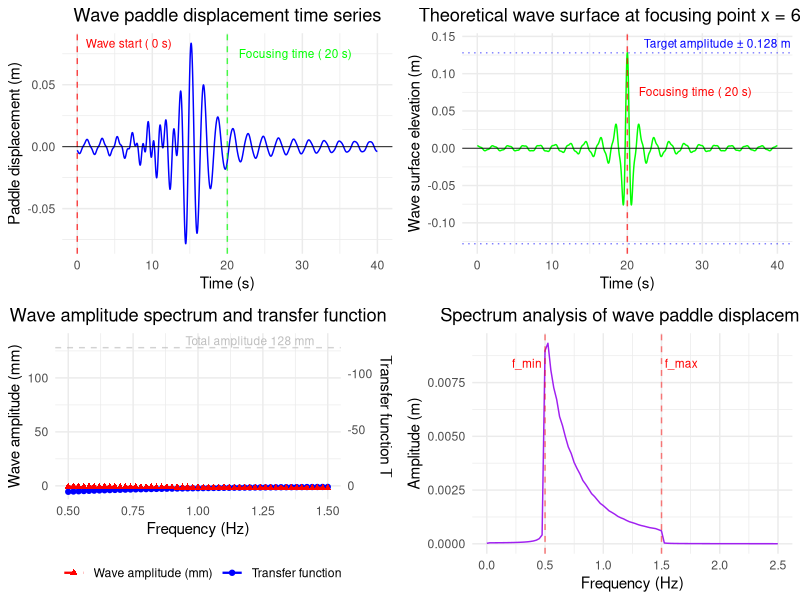

Generate this figure with R:
#Due to the limitations in DualSPHysics case files where focused waves cannot provide focusing time and only JONSWAP and P-M spectra are available. 
#The DualSPHyiscs team have provided an external .dat file for reading wave piston displacements. 
#This code is generated using R and runs in RStudio. 
#The wave generation principle applicable to this code is derived from Chen et al.(2024)https://doi.org/10.1016/j.oceaneng.2024.118516
#The size of wave tank was from DUT by Chen et al.(2024)
# ==================== Load necessary packages ====================
library(ggplot2)
library(gridExtra)
library(dplyr)
# ==================== Parameter settings ====================
d <- 0.4                # water depth (m)
A <- 0.128              # target wave amplitude (m)
x_b <- 6.3              # focusing position (m)
t_b <- 20               # focusing time (s)
f_min <- 0.5            # minimum frequency (Hz)
f_max <- 1.5            # maximum frequency (Hz)
df <- 0.02              # frequency interval (Hz)
g <- 9.81               # gravitational acceleration (m/s^2)

# Frequency sequence
f <- seq(f_min, f_max, by = df)
N <- length(f)          # 51 components
omega <- 2 * pi * f

# ==================== Solve for wave number k (dispersion relation) ====================
k <- numeric(N)
for (i in 1:N) {
  disp_rel <- function(k) omega[i]^2 - g * k * tanh(k * d)
  k[i] <- uniroot(disp_rel, interval = c(0.1, 20), tol = 1e-8)$root
}

# ==================== Component amplitudes a_i (Equation 2) ====================
sum_invk <- sum(1 / k)
a_i <- -A / (k * sum_invk)          # unit: m

# ==================== Transfer function T(f_i) (Equation 4) ====================
T_i <- 4 * (sinh(k * d))^2 / (2 * k * d + sinh(2 * k * d))

# ==================== Amplitude coefficients for each wave paddle component ====================
C_i <- a_i / T_i

# ==================== Time series (0 ~ 20 s, step 0.02 s) ====================
t_start <- 0
t_end <- 40
dt <- 0.02
t <- seq(t_start, t_end, by = dt)
n_steps <- length(t)

# ==================== Calculate wave paddle displacement S(t) (Equation 3, x=0) ====================
S <- numeric(n_steps)
for (i in 1:N) {
  S <- S + C_i[i] * sin(-k[i] * x_b - omega[i] * (t - t_b))
}

# ==================== Calculate theoretical wave surface at focusing point η(x_b, t) (Equation 1) ====================
eta_focus <- numeric(n_steps)
for (i in 1:N) {
  eta_focus <- eta_focus + a_i[i] * cos(-omega[i] * (t - t_b))
}

# ==================== Construct data frames ====================
df <- data.frame(
  time = t,
  displacement = S,
  eta_focus = eta_focus
)

# Spectral data (for Figure 3)
spectrum_df <- data.frame(
  frequency = f,
  amplitude_mm = a_i * 1000,        # convert to mm
  transfer = T_i
)

# ==================== Output DAT file (two columns, three spaces separated, no column names) ====================
# Format time and displacement as strings with 4 decimal places
time_str <- sprintf("%.4f", t)
disp_str <- sprintf("%.4f", S)
# Join the two columns with three spaces and write to file
writeLines(paste(time_str, disp_str, sep = "   "), "paddle_displacement.dat")
cat("\nWave paddle displacement data saved to: paddle_displacement.dat\n")

# ==================== Plotting ====================
# Figure 1: Wave paddle displacement
p1 <- ggplot(df, aes(x = time, y = displacement)) +
  geom_line(color = "blue", size = 0.5) +
  geom_vline(xintercept = t_start, linetype = "dashed", color = "red", alpha = 0.7) +
  geom_vline(xintercept = t_b, linetype = "dashed", color = "green", alpha = 0.7) +
  annotate("text", x = t_start, y = max(df$displacement), 
           label = paste("Wave start (", t_start, "s)"), 
           color = "red", hjust = -0.1, size = 3) +
  annotate("text", x = t_b, y = max(df$displacement) * 0.9, 
           label = paste("Focusing time (", t_b, "s)"), 
           color = "green", hjust = -0.1, size = 3) +
  labs(x = "Time (s)", y = "Paddle displacement (m)", 
       title = "Wave paddle displacement time series") +
  theme_minimal() +
  theme(plot.title = element_text(hjust = 0.5)) +
  geom_hline(yintercept = 0, linetype = "solid", color = "black", size = 0.3)

# Figure 2: Theoretical wave surface at focusing point
p2 <- ggplot(df, aes(x = time, y = -eta_focus)) +
  geom_line(color = "green", size = 0.5) +
  geom_vline(xintercept = t_b, linetype = "dashed", color = "red", alpha = 0.7) +
  geom_hline(yintercept = A, linetype = "dotted", color = "blue", alpha = 0.5) +
  geom_hline(yintercept = -A, linetype = "dotted", color = "blue", alpha = 0.5) +
  annotate("text", x = t_b, y = max(df$eta_focus), 
           label = paste("Focusing time (", t_b, "s)"), 
           color = "red", hjust = -0.1, size = 3) +
  annotate("text", x = max(df$time) * 0.8, y = A * 1.1, 
           label = paste("Target amplitude ±", A, "m"), 
           color = "blue", size = 3) +
  labs(x = "Time (s)", y = "Wave surface elevation (m)", 
       title = paste("Theoretical wave surface at focusing point x =", x_b, "m")) +
  theme_minimal() +
  theme(plot.title = element_text(hjust = 0.5)) +
  geom_hline(yintercept = 0, linetype = "solid", color = "black", size = 0.3)

# Figure 3: Amplitude spectrum and transfer function (dual Y-axis)
# Amplitude in mm
max_amp <- max(spectrum_df$amplitude_mm)
max_trans <- max(spectrum_df$transfer)
scale_factor <- max_amp / max_trans * 2   # Scaling factor to give the transfer function curve an appropriate height relative to amplitude spectrum

p3 <- ggplot(spectrum_df, aes(x = frequency)) +
  geom_line(aes(y = amplitude_mm, color = "Wave amplitude (mm)"), size = 0.8) +
  geom_point(aes(y = amplitude_mm, color = "Wave amplitude (mm)"), size = 1.5) +
  geom_line(aes(y = transfer * scale_factor, color = "Transfer function (scaled)"), 
            size = 0.8, linetype = "dashed") +
  geom_point(aes(y = transfer * scale_factor, color = "Transfer function (scaled)"), 
             size = 1.5, shape = 17) +
  geom_hline(yintercept = A * 1000, linetype = "dashed", color = "gray", alpha = 0.7) +
  annotate("text", x = max(f) * 0.8, y = A * 1000 * 1.05, 
           label = paste("Total amplitude", round(A * 1000, 1), "mm"), 
           color = "gray", size = 3) +
  scale_y_continuous(
    name = "Wave amplitude (mm)",
    sec.axis = sec_axis(~ . / scale_factor, name = "Transfer function T")
  ) +
  scale_color_manual(
    name = "",
    values = c("Wave amplitude (mm)" = "blue", "Transfer function (scaled)" = "red"),
    labels = c("Wave amplitude (mm)", "Transfer function")
  ) +
  labs(x = "Frequency (Hz)", title = "Wave amplitude spectrum and transfer function") +
  theme_minimal() +
  theme(
    plot.title = element_text(hjust = 0.5),
    legend.position = "bottom"
  )

# Figure 4: FFT spectrum analysis of wave paddle displacement
fs <- 1 / dt                     # Sampling frequency
Y <- fft(S)                      # FFT
P2 <- abs(Y / n_steps)           # Two-sided amplitude spectrum
P1 <- P2[1:(n_steps/2 + 1)]      # Take one-sided
P1[2:(length(P1)-1)] <- 2 * P1[2:(length(P1)-1)]
f_fft <- fs * (0:(n_steps/2)) / n_steps
fft_df <- data.frame(frequency = f_fft, magnitude = P1)

p4 <- ggplot(fft_df %>% filter(frequency <= 2.5), aes(x = frequency, y = magnitude)) +
  geom_line(color = "purple") +
  geom_vline(xintercept = c(f_min, f_max), linetype = "dashed", color = "red", alpha = 0.5) +
  annotate("text", x = f_min, y = max(fft_df$magnitude) * 0.9, 
           label = "f_min", color = "red", hjust = 1.1, size = 3) +
  annotate("text", x = f_max, y = max(fft_df$magnitude) * 0.9, 
           label = "f_max", color = "red", hjust = -0.1, size = 3) +
  labs(x = "Frequency (Hz)", y = "Amplitude (m)", title = "Spectrum analysis of wave paddle displacement") +
  theme_minimal() +
  theme(plot.title = element_text(hjust = 0.5))

# ==================== Combine four plots into 2×2 layout ====================
combined_plot <- grid.arrange(p1, p2, p3, p4, ncol = 2, nrow = 2)

# Save combined plot
ggsave("paddle_analysis.png", combined_plot, width = 12, height = 10, dpi = 150)
cat("\nAnalysis plot saved to: paddle_analysis.png\n")

# ==================== Output first 10 rows of data example ====================
cat("\nFirst 10 rows of data example:\n")
cat("Time(s)\tDisplacement(m)\n")
for (i in 1:min(10, n_steps)) {
  cat(sprintf("%.3f\t%.6f\n", t[i], S[i]))
}

# ==================== Additional analysis: Check wave surface at focusing moment ====================
t_b_idx <- which.min(abs(t - t_b))
cat(sprintf("\nAnalysis at focusing moment (t = %.2f s):\n", t[t_b_idx]))
cat(sprintf("  Wave paddle displacement: %.4f m\n", S[t_b_idx]))
cat(sprintf("  Theoretical wave surface elevation: %.4f m\n", eta_focus[t_b_idx]))
cat(sprintf("  Target amplitude A: %.4f m\n", A))

cat(sprintf("  Relative error: %.2f%%\n", abs(eta_focus[t_b_idx] - A) / A * 100))
